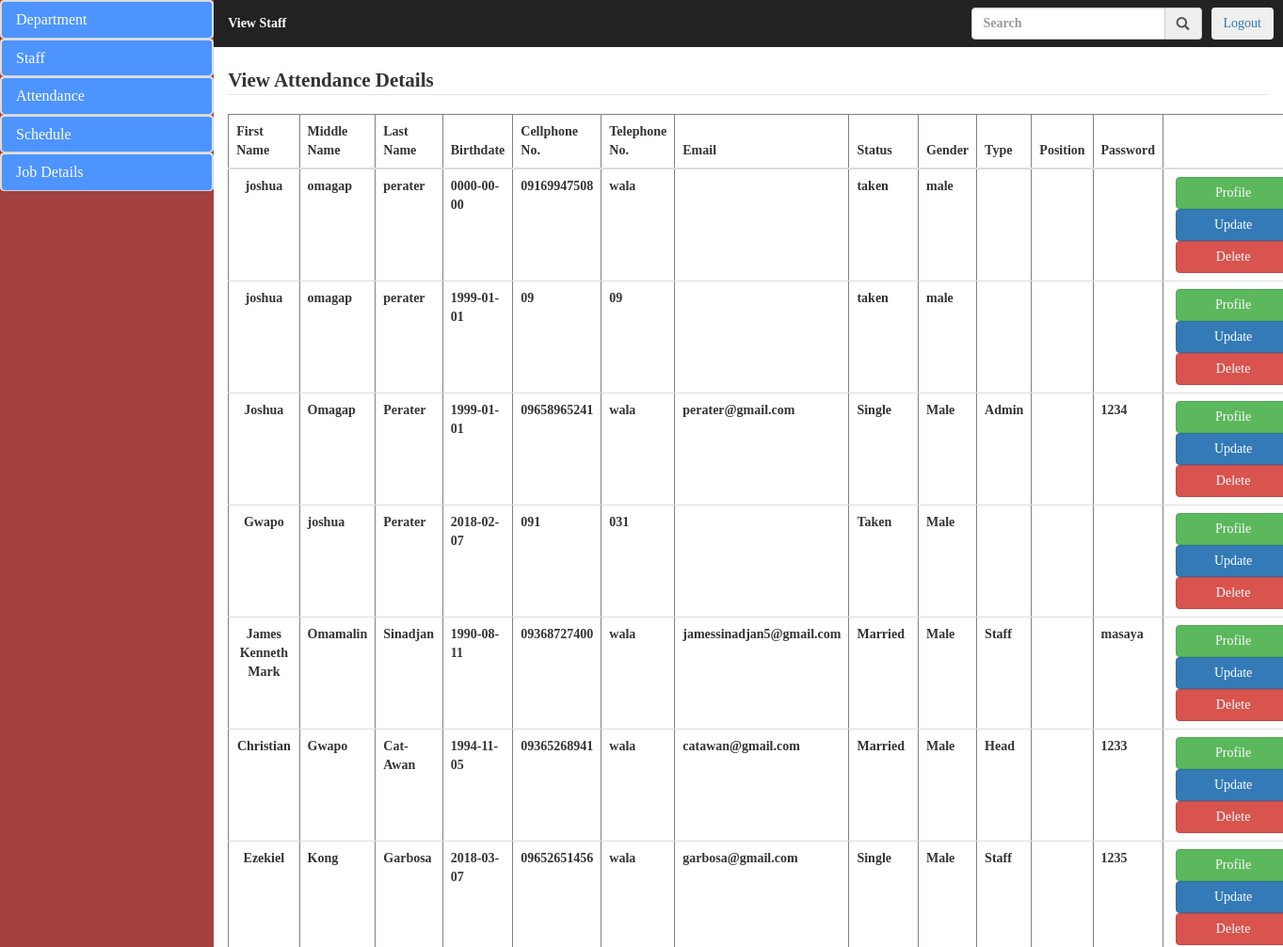
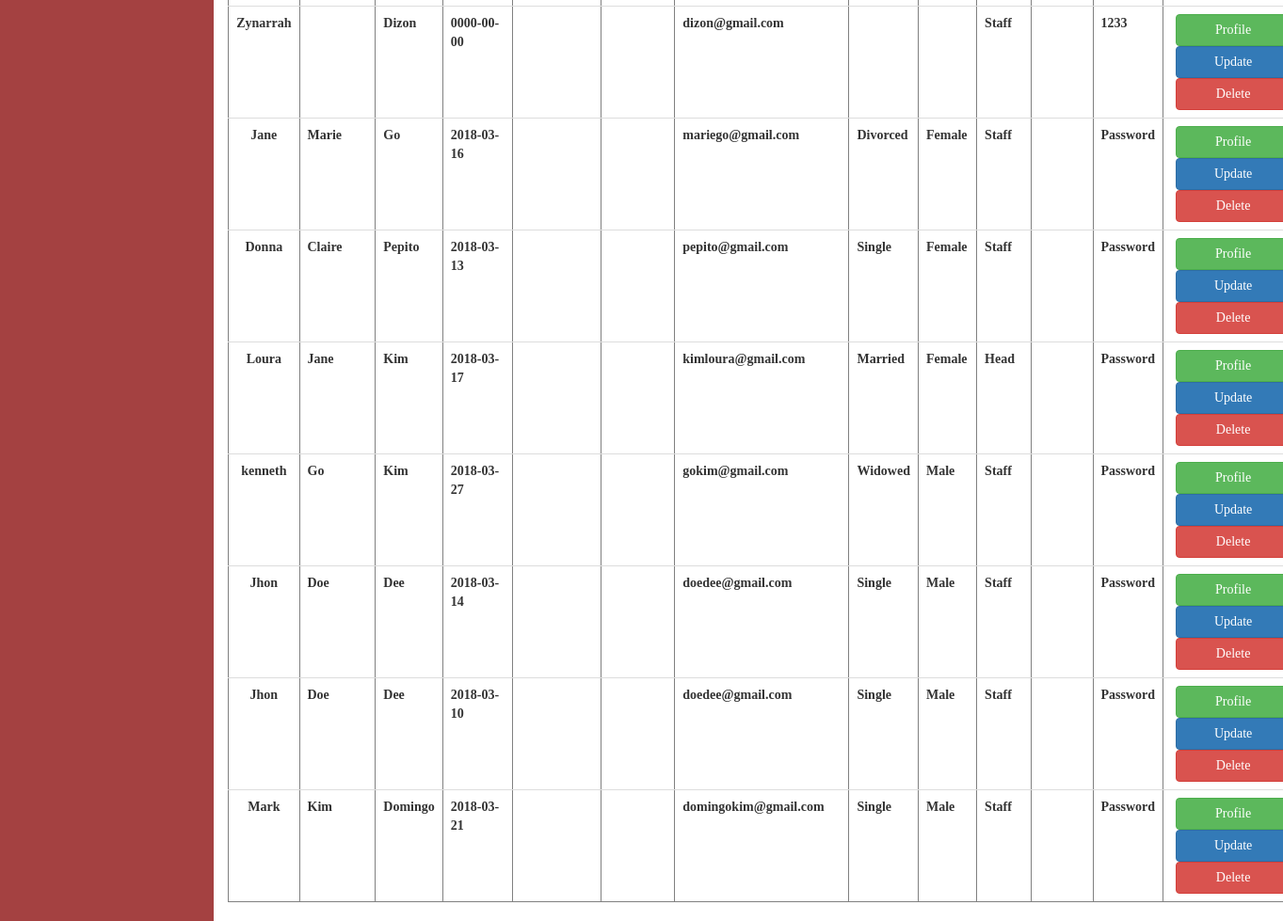
Page /admin/view_staff.php (signed in) on the committed database (2 pictures, top to bottom).
### tables this page shows
CREATE TABLE `staff` (
  `staff_id` bigint(20) NOT NULL,
  `fname` varchar(50) NOT NULL,
  `mname` varchar(50) DEFAULT NULL,
  `lname` varchar(50) NOT NULL,
  `birthdate` date NOT NULL,
  `cellnum` varchar(50) NOT NULL,
  `telnum` varchar(50) DEFAULT NULL,
  `email` varchar(50) NOT NULL,
  `status` varchar(50) NOT NULL,
  `gender` varchar(50) NOT NULL,
  `type` varchar(50) NOT NULL,
  `department` varchar(50) NOT NULL,
  `password` varchar(50) NOT NULL
);

### admin/view_staff.php (the view, shortened to what this page needs)
<!DOCTYPE html>
<html lang="en">
<head>
	  <link rel="stylesheet" href="bootstrap/css/bootstrap.css">
	 <link rel="stylesheet" href="css/styletry.css">
</head>
<body>
	<div class="col-sm-2 sidebar">
		<div class="panel-group">
								<div class="panel panel-default">
									<div class="panel panel-heading">
										<h4 class="panel-title"><a href="#collapse1" data-toggle="collapse">Department</a></h4>
									</div>
								</div>
							</div>
							<div class="panel-group">
								<div class="panel panel-default">
									<div class="panel panel-heading">
										<h4 class="panel-title"><a href="#collapse2" data-toggle="collapse">Staff</a></h4>
									</div>
								</div>
							</div>
							<div class="panel-group">
								<div class="panel panel-default">
									<div class="panel panel-heading">
										<h4 class="panel-title"><a href="#collapse3" data-toggle="collapse">Attendance</a></h4>
									</div>
								</div>
							</div>
							<div class="panel-group">
								<div class="panel panel-default">
									<div class="panel panel-heading">
										<h4 class="panel-title"><a href="#collapse4" data-toggle="collapse">Schedule</a></h4>
									</div>
								</div>
							</div>
							<div class="panel-group">
								<div class="panel panel-default">
									<div class="panel panel-heading">
										<h4 class="panel-title"><a href="#collapse5" data-toggle="collapse">Job Details</a></h4>
									</div>
								</div>
							</div>
	</div>
	<div class="col-sm-10 content">
		<div class="col-sm-12" style="padding: 0;">
			 <nav class="navbar navbar-inverse">
			 	 <div class="container-fluid" style="padding-left: 0;">
			 	 	<ul class="nav navbar-nav">
			 	 		 <li><a href="#" style="color: white;">View Staff</a></li>
			 	 	</ul>
			 	 	<div class="nav navbar-right nav-btn"><button class="btn"><a href="../user/index.php?logout='1'" style="text-decoration-style: none;">Logout</a></button></div>
			 	 	<ul class="nav navbar-right nav-btn">
				 	 	<div class="input-group">
							 <div class="input-group">
								  <input type="text" class="form-control" placeholder="Search" aria-describedby="basic-addon1">
								  <span class="input-group-addon" id="basic-addon1"><i class="glyphicon glyphicon-search"></i></span>
							</div>
						</div>
					</ul>
			 	 </div>
			 </nav>
		</div>
		<div class="col-sm-12 haha"><legend> View Attendance Details</legend></div>
			 		<div class="col-sm-12">
			 			<?php
	  include_once("connection.php");
	  $sql = "SELECT * FROM staff";
	  $result = mysqli_query($connect,$sql);
	  if(mysqli_num_rows($result) > 0){
		  echo "<table class='table' border='1'>";
		  echo "<thead>
					<tr>
						<th>First Name</th>
						<th>Middle Name</th>
						<th>Last Name</th>
						<th>Birthdate</th>
						<th>Cellphone No.</th>
						<th>Telephone No.</th>
						<th>Email</th>
						<th>Status</th>
						<th>Gender</th>
						<th>Type</th>
						<th>Position</th>
						<th>Password</th>
						<th></th>
					</tr>
				</thead>";
		  echo "<tbody>";
	     while($row = mysqli_fetch_assoc($result)){
		       echo "<tr><td style='text-align:center;'>".
					 $row['fname'].
					"</td><td>".
					$row['mname'].
					"</td><td>".
					$row['lname'].
					"</td><td>".
					$row['birthdate'].
					"</td><td>".
					$row['cellnum'].
					"</td><td>".
					 $row['telnum'].
					"</td><td>".
					 $row['email'].
					"</td><td>".
					$row['status'].
					"</td><td>".
					$row['gender'].
					"</td><td>".
					$row['type'].
					"</td><td>".
					$row['position'].
					"</td><td>".
					$row['password'].
					 "</td>
					 <td>
						<a href='../user/about_me.php?id=".$row['staff_id']."'>
					      <button class='btn btn-success'>Profile</button>
						</a>
					    <a href='Update_staff.php?id=".$row['staff_id']."'>
					      <button class='btn btn-primary'>Update</button>
						</a>
						<a href='action/staff_delete.php?id=".$row['staff_id']."'>
						  <button class='btn btn-danger'>Delete</button>
						</a>
					 </td>
					 </tr>";
		 }
		 echo "</tbody>";
	  }
	?>
					  	</div>
	</div>
</body>
</html>

### admin/css/styletry.css (style rules this page uses)
* { margin: 0; }
.sidebar { background-color: #a44141; padding: 0; height: 100%; }
.content { height: 100%; padding: 0; }
li a { display: block; color: #000; text-decoration: none; }
html,body { width: 100%; height:100%; font-family: masaya !important; font-weight: bold; }
.navbar { border-radius: 0; border: none; }
.nav-btn { padding-top: 8px;padding-right: 10px; }
td:last-child { width: 285px; }
td>a>button { width:122px; float: left; margin-left: 5px; }
.panel-group { margin-bottom: 0; }
a { text-decoration: none; }
.panel-default > .panel-heading { background-color: #4d94ff; color:white; }
.panel { border-radius: 1px; }

### rows in the picture
staff: fname "joshua", mname "omagap", lname "perater", birthdate "0000-00-00", cellnum "09169947508", telnum "wala", status "taken", gender "male"
staff: fname "joshua", mname "omagap", lname "perater", birthdate "1999-01-01", cellnum "09", telnum "09", status "taken", gender "male"
staff: fname "Joshua", mname "Omagap", lname "Perater", birthdate "1999-01-01", cellnum "09658965241", telnum "wala", email "perater@gmail.com", status "Single", gender "Male", type "Admin", password "1234"
staff: fname "Gwapo", mname "joshua", lname "Perater", birthdate "2018-02-07", cellnum "091", telnum "031", status "Taken", gender "Male"
staff: fname "James Kenneth Mark", mname "Omamalin", lname "Sinadjan", birthdate "1990-08-11", cellnum "09368727400", telnum "wala", email "jamessinadjan5@gmail.com", status "Married", gender "Male", type "Staff", password "masaya"
staff: fname "Christian", mname "Gwapo", lname "Cat-Awan", birthdate "1994-11-05", cellnum "09365268941", telnum "wala", email "catawan@gmail.com", status "Married", gender "Male", type "Head", password "1233"
staff: fname "Ezekiel", mname "Kong", lname "Garbosa", birthdate "2018-03-07", cellnum "09652651456", telnum "wala", email "garbosa@gmail.com", status "Single", gender "Male", type "Staff", password "1235"
staff: fname "Zynarrah", lname "Dizon", birthdate "0000-00-00", email "dizon@gmail.com", type "Staff", password "1233"
staff: fname "Jane", mname "Marie", lname "Go", birthdate "2018-03-16", email "mariego@gmail.com", status "Divorced", gender "Female", type "Staff", password "Password"
staff: fname "Donna", mname "Claire", lname "Pepito", birthdate "2018-03-13", email "pepito@gmail.com", status "Single", gender "Female", type "Staff", password "Password"
staff: fname "Loura", mname "Jane", lname "Kim", birthdate "2018-03-17", email "kimloura@gmail.com", status "Married", gender "Female", type "Head", password "Password"
staff: fname "kenneth", mname "Go", lname "Kim", birthdate "2018-03-27", email "gokim@gmail.com", status "Widowed", gender "Male", type "Staff", password "Password"
staff: fname "Jhon", mname "Doe", lname "Dee", birthdate "2018-03-14", email "doedee@gmail.com", status "Single", gender "Male", type "Staff", password "Password"
staff: fname "Jhon", mname "Doe", lname "Dee", birthdate "2018-03-10", email "doedee@gmail.com", status "Single", gender "Male", type "Staff", password "Password"
staff: fname "Mark", mname "Kim", lname "Domingo", birthdate "2018-03-21", email "domingokim@gmail.com", status "Single", gender "Male", type "Staff", password "Password"
